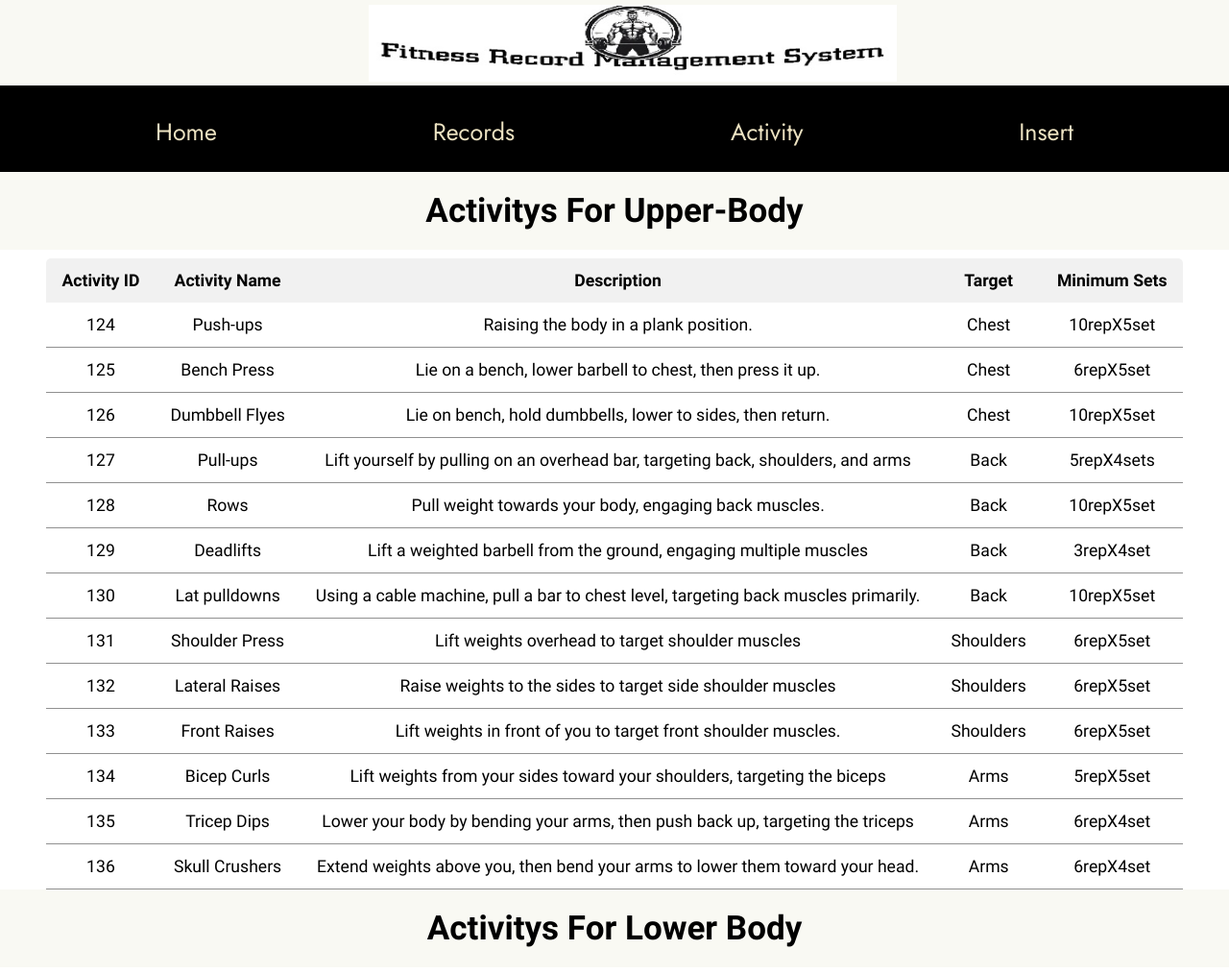
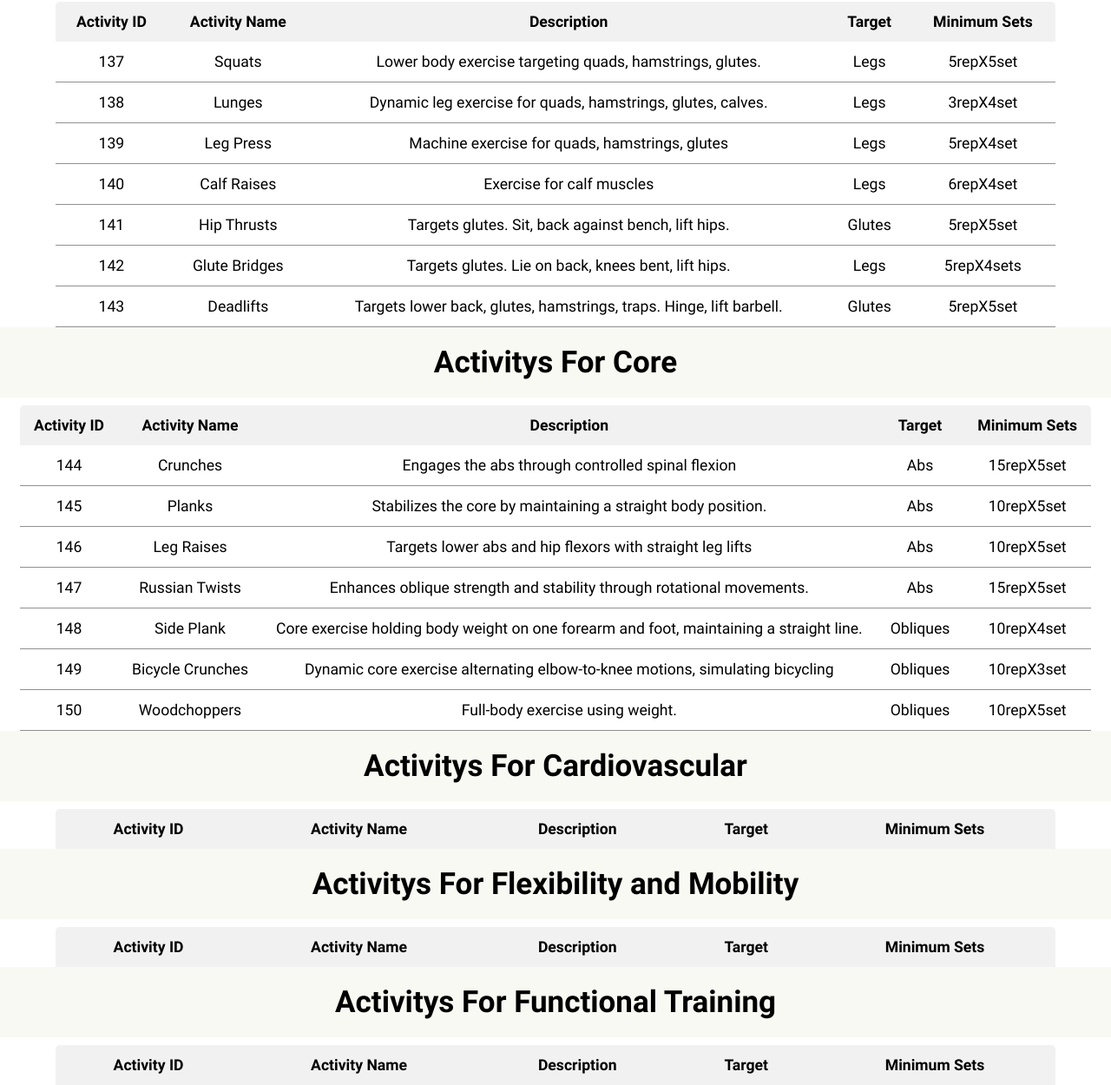
Screenshot of /tactivity.php (signed in) with the database file from the repository (2 pictures, top to bottom).
### tables this page shows
CREATE TABLE `activity` (
  `activity_name` varchar(40) NOT NULL,
  `description` varchar(150) NOT NULL,
  `activity_id` int(3) NOT NULL,
  `activity_type` varchar(20) NOT NULL,
  `sets` varchar(15) NOT NULL,
  `set_num` int(10) NOT NULL
);

### tactivity.php (the view, shortened to what this page needs)
<!DOCTYPE html>
<html lang="en" dir="ltr">
  <head>
    <link rel="stylesheet" type="text/css" href="css/drecords_style.css">
    <link rel="stylesheet" type="text/css" href="css/aregister_style.css">
    <link rel="stylesheet" type="text/css" href="css/psearch_style.css">
  <link rel="stylesheet" href="https://cdnjs.cloudflare.com/ajax/libs/jqueryui/1.12.1/jquery-ui.min.css" />
  <link rel="stylesheet" href="https://cdnjs.cloudflare.com/ajax/libs/jquery-ui-timepicker-addon/1.6.3/jquery-ui-timepicker-addon.min.css" />
  </head>
  <body>
  <div class="top_img"><img src="Resource/logo12.jpg"></div>
<div class="navigation-bar" style="text-align: center">
    <a href="tdashboard.php">Home</a>
    <a href="trecords.php">Records</a>
    <a href="tactivity.php">Activity</a>
    <a href="tinsert.php">Insert</a>
</div>
  <?php
    require "connection.php";
    $sql = "SELECT * FROM activity WHERE set_num=1" ;
    $result = mysqli_query($conn, $sql);
    if ($result) {
        echo "<div class='welcome'><h2 class='mssg'> Activitys For Upper-Body  </h2></div>
            <div class='table_box'>
                <table class='content-table'>
                    <thead>
                        <tr>
                            <th>Activity ID</th>
                            <th>Activity Name</th>
                            <th>Description</th>
                            <th> Target</th>
                            <th>Minimum Sets</th>
                        </tr>
                    </thead>
                    <tbody>";
        while ($row = mysqli_fetch_assoc($result)) {
            $activityId = $row["activity_id"];
            $set = $row["sets"];
            $at = $row["activity_type"];
            $activityName = $row["activity_name"];
            $description = $row["description"];
            echo "
                <tr>
                    <td>$activityId</td>
                    <td>$activityName</td>
                    <td>$description</td>
                    <td>$at</td>
                    <td>$set</td>
                </tr>";
        }
        echo "</tbody></table></div>";
    } else {
        echo "<div class='welcome'><h2 class='mssg'> No Activity Records Found </h2></div>";
    }
     $sql = "SELECT * FROM activity WHERE set_num=3" ;
     $result = mysqli_query($conn, $sql);
     if ($result) {
         echo "<div class='welcome'><h2 class='mssg'> Activitys For Lower Body  </h2></div>
             <div class='table_box'>
                 <table class='content-table'>
                     <thead>
                         <tr>
                             <th>Activity ID</th>
                             <th>Activity Name</th>
                             <th>Description</th>
                             <th> Target</th>
                             <th>Minimum Sets</th>
                         </tr>
                     </thead>
                     <tbody>";
         while ($row = mysqli_fetch_assoc($result)) {
             $activityId = $row["activity_id"];
             $set = $row["sets"];
             $at = $row["activity_type"];
             $activityName = $row["activity_name"];
             $description = $row["description"];
             echo "
                 <tr>
                     <td>$activityId</td>
                     <td>$activityName</td>
                     <td>$description</td>
                     <td>$at</td>
                     <td>$set</td>
                 </tr>";
         }
         echo "</tbody></table></div>";
     } else {
         echo "<div class='welcome'><h2 class='mssg'> No Activity Records Found </h2></div>";
     }
     $sql = "SELECT * FROM activity WHERE set_num=2" ;
     $result = mysqli_query($conn, $sql);
     if ($result) {
         echo "<div class='welcome'><h2 class='mssg'> Activitys For Core  </h2></div>
             <div class='table_box'>
                 <table class='content-table'>
                     <thead>
                         <tr>
                             <th>Activity ID</th>
                             <th>Activity Name</th>
                             <th>Description</th>
                             <th> Target</th>
                             <th>Minimum Sets</th>
                         </tr>
                     </thead>
                     <tbody>";
         while ($row = mysqli_fetch_assoc($result)) {
             $activityId = $row["activity_id"];
             $set = $row["sets"];
             $at = $row["activity_type"];
             $activityName = $row["activity_name"];
             $description = $row["description"];
             echo "
                 <tr>
                     <td>$activityId</td>
                     <td>$activityName</td>
                     <td>$description</td>
                     <td>$at</td>
                     <td>$set</td>
                 </tr>";
         }
         echo "</tbody></table></div>";
     } else {
         echo "<div class='welcome'><h2 class='mssg'> No Activity Records Found </h2></div>";
     }
     $sql = "SELECT * FROM activity WHERE set_num=4" ;
     $result = mysqli_query($conn, $sql);
     if ($result) {
         echo "<div class='welcome'><h2 class='mssg'> Activitys For Cardiovascular  </h2></div>
             <div class='table_box'>
                 <table class='content-table'>
                     <thead>
                         <tr>
                             <th>Activity ID</th>
                             <th>Activity Name</th>
                             <th>Description</th>
                             <th> Target</th>
                             <th>Minimum Sets</th>
                         </tr>
                     </thead>
                     <tbody>";
         echo "</tbody></table></div>";
     } else {
         echo "<div class='welcome'><h2 class='mssg'> No Activity Records Found </h2></div>";
     }
     $sql = "SELECT * FROM activity WHERE set_num=5" ;
     $result = mysqli_query($conn, $sql);
     if ($result) {
         echo "<div class='welcome'><h2 class='mssg'> Activitys For Flexibility and Mobility </h2></div>
             <div class='table_box'>
                 <table class='content-table'>
                     <thead>
                         <tr>
                             <th>Activity ID</th>
                             <th>Activity Name</th>
                             <th>Description</th>
                             <th> Target</th>
                             <th>Minimum Sets</th>
                         </tr>
                     </thead>
                     <tbody>";
         echo "</tbody></table></div>";
     } else {
         echo "<div class='welcome'><h2 class='mssg'> No Activity Records Found </h2></div>";
     }
     $sql = "SELECT * FROM activity WHERE set_num=6" ;
     $result = mysqli_query($conn, $sql);
     if ($result) {
         echo "<div class='welcome'><h2 class='mssg'> Activitys For Functional Training  </h2></div>
             <div class='table_box'>
                 <table class='content-table'>
                     <thead>
                         <tr>
                             <th>Activity ID</th>
                             <th>Activity Name</th>
                             <th>Description</th>
                             <th> Target</th>
                             <th>Minimum Sets</th>
                         </tr>
                     </thead>
                     <tbody>";
         echo "</tbody></table></div>";
     } else {
         echo "<div class='welcome'><h2 class='mssg'> No Activity Records Found </h2></div>";
     }
    ?>
    </body>
    </html>

### css/drecords_style.css (style rules this page uses)
* { margin: 0; padding: 0; }
body { text-align: center; }
.top_img { width: 100%; background-color: #f9f9f3; }
.top_img img { width: 550px; height: 80px; margin: 5px 30% auto; }
.navigation-bar { background-color: black; overflow: hidden; font-family: "Jost", sans-serif; height: 90px; text-align: center; }
.navigation-bar a { display: inline-block; float: none; font-size: 25px; text-decoration: none; color: #ece2c1; padding: 30px 30px; margin: 0 80px; }
.welcome { width: 100%; height: 90px; }
.mssg { font-family: "Barlow Condensed", sans-serif; font-size: 35px; background: #f9f9f3; text-align: center; padding: 20px; }
.table_box { margin-left: auto; margin-right: auto; font-family: "Muli", sans-serif; }
.content-table { border-collapse: collapse; margin-left: auto; margin-right: auto; min-width: 85%; font-size: 1.1em; border-radius: 5px 5px 0 0; overflow: hidden; box-shadow: 0 0 20px rgba(0 0 0 0.15); }
.content-table thead tr { background-color: #c3c3c3; border: none; color: black; text-align: auto; font-weight: bold; }
.content-table th, .content-table td { padding: 13px 16px; }
.content-table tbody tr { border-bottom: 1.5px solid #909090; }

### css/aregister_style.css (style rules this page uses)
* { margin: 0; padding: 0; }
body { text-align: center; }
.top_img { width: 100%; background-color: #f9f9f3; }
.top_img img { width: 550px; height: 80px; margin: 5px 30% auto; }
.navigation-bar { background-color: black; overflow: hidden; font-family: "Jost", sans-serif; height: 90px; text-align: center; }
.navigation-bar a { display: inline-block; float: none; font-size: 25px; text-decoration: none; color: #ece2c1; padding: 30px 30px; margin: 0 80px; }
.welcome { position: relative; width: 100%; height: 90px; }

### css/psearch_style.css (style rules this page uses)
* { margin: 0; padding: 0; }
body { text-align: center; }
.top_img { width: 100%; background-color: #f9f9f3; }
.top_img img { width: 550px; height: 80px; margin: 5px 30% auto; }
.navigation-bar { background-color: black; overflow: hidden; font-family: "Jost", sans-serif; height: 90px; text-align: center; }
.navigation-bar a { display: inline-block; float: none; font-size: 25px; text-decoration: none; color: #ece2c1; padding: 30px 30px; margin: 0 80px; }
.welcome { width: 100%; height: 90px; }
.mssg { font-family: "Barlow Condensed", sans-serif; font-size: 35px; background: #f9f9f3; text-align: center; padding: 20px; }
.table_box { margin-left: auto; margin-right: auto; font-family: "Muli", sans-serif; }
.content-table { border-collapse: collapse; margin-left: auto; margin-right: auto; min-width: 90%; font-size: 1.1em; border-radius: 5px 5px 0 0; overflow: hidden; box-shadow: 0 0 20px rgba(0 0 0 0.15); }
.content-table thead tr { background-color: #f1f1f1; border: none; color: black; text-align: auto; font-weight: bold; }
.content-table th, .content-table td { padding: 13px 16px; }
.content-table tbody tr { border-bottom: 1.5px solid #909090; }

### rows the page displays
activity: activity_id "124", activity_name "Push-ups", description "Raising the body in a plank position.", activity_type "Chest", sets "10repX5set"
activity: activity_id "125", activity_name "Bench Press", description "Lie on a bench, lower barbell to chest, then press it up.", activity_type "Chest", sets "6repX5set"
activity: activity_id "126", activity_name "Dumbbell Flyes", description "Lie on bench, hold dumbbells, lower to sides, then return.", activity_type "Chest", sets "10repX5set"
activity: activity_id "127", activity_name "Pull-ups", description "Lift yourself by pulling on an overhead bar, targeting back, shoulders, and arms", activity_type "Back", sets "5repX4sets"
activity: activity_id "128", activity_name "Rows", description "Pull weight towards your body, engaging back muscles.", activity_type "Back", sets "10repX5set"
activity: activity_id "129", activity_name "Deadlifts", description "Lift a weighted barbell from the ground, engaging multiple muscles", activity_type "Back", sets "3repX4set"
activity: activity_id "130", activity_name "Lat pulldowns", description "Using a cable machine, pull a bar to chest level, targeting back muscles primarily.", activity_type "Back", sets "10repX5set"
activity: activity_id "131", activity_name "Shoulder Press", description "Lift weights overhead to target shoulder muscles", activity_type "Shoulders", sets "6repX5set"
activity: activity_id "132", activity_name "Lateral Raises", description "Raise weights to the sides to target side shoulder muscles", activity_type "Shoulders", sets "6repX5set"
activity: activity_id "133", activity_name "Front Raises", description "Lift weights in front of you to target front shoulder muscles.", activity_type "Shoulders", sets "6repX5set"
activity: activity_id "134", activity_name "Bicep Curls", description "Lift weights from your sides toward your shoulders, targeting the biceps", activity_type "Arms", sets "5repX5set"
activity: activity_id "135", activity_name "Tricep Dips", description "Lower your body by bending your arms, then push back up, targeting the triceps", activity_type "Arms", sets "6repX4set"
activity: activity_id "136", activity_name "Skull Crushers", description "Extend weights above you, then bend your arms to lower them toward your head.", activity_type "Arms", sets "6repX4set"
activity: activity_id "137", activity_name "Squats", description "Lower body exercise targeting quads, hamstrings, glutes.", activity_type "Legs", sets "5repX5set"
activity: activity_id "138", activity_name "Lunges", description "Dynamic leg exercise for quads, hamstrings, glutes, calves.", activity_type "Legs", sets "3repX4set"
activity: activity_id "139", activity_name "Leg Press", description "Machine exercise for quads, hamstrings, glutes", activity_type "Legs", sets "5repX4set"
activity: activity_id "140", activity_name "Calf Raises", description "Exercise for calf muscles", activity_type "Legs", sets "6repX4set"
activity: activity_id "141", activity_name "Hip Thrusts", description "Targets glutes. Sit, back against bench, lift hips.", activity_type "Glutes", sets "5repX5set"
activity: activity_id "142", activity_name "Glute Bridges", description "Targets glutes. Lie on back, knees bent, lift hips.", activity_type "Legs", sets "5repX4sets"
activity: activity_id "143", activity_name "Deadlifts", description "Targets lower back, glutes, hamstrings, traps. Hinge, lift barbell.", activity_type "Glutes", sets "5repX5set"
activity: activity_id "144", activity_name "Crunches", description "Engages the abs through controlled spinal flexion", activity_type "Abs", sets "15repX5set"
activity: activity_id "145", activity_name "Planks", description "Stabilizes the core by maintaining a straight body position.", activity_type "Abs", sets "10repX5set"
activity: activity_id "146", activity_name "Leg Raises", description "Targets lower abs and hip flexors with straight leg lifts", activity_type "Abs", sets "10repX5set"
activity: activity_id "147", activity_name "Russian Twists", description "Enhances oblique strength and stability through rotational movements.", activity_type "Abs", sets "15repX5set"
activity: activity_id "148", activity_name "Side Plank", description "Core exercise holding body weight on one forearm and foot, maintaining a straight line.", activity_type "Obliques", sets "10repX4set"
activity: activity_id "149", activity_name "Bicycle Crunches", description "Dynamic core exercise alternating elbow-to-knee motions, simulating bicycling", activity_type "Obliques", sets "10repX3set"
activity: activity_id "150", activity_name "Woodchoppers", description "Full-body exercise using weight.", activity_type "Obliques", sets "10repX5set"
